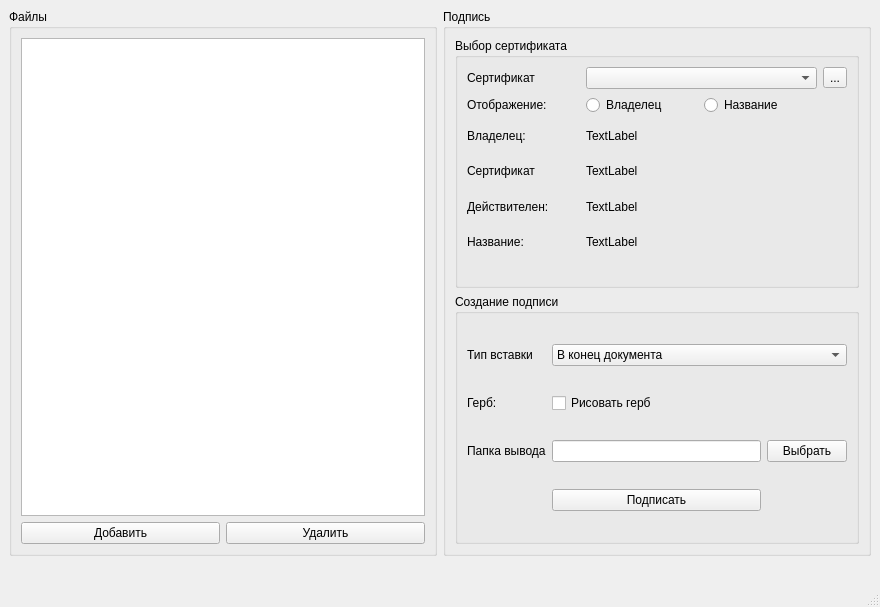
<?xml version="1.0" encoding="UTF-8"?>
<ui version="4.0">
 <class>MainWindow</class>
 <widget class="QMainWindow" name="MainWindow">
  <property name="geometry">
   <rect>
    <x>0</x>
    <y>0</y>
    <width>880</width>
    <height>607</height>
   </rect>
  </property>
  <property name="windowTitle">
   <string>CryptoSignDesktop MIREA</string>
  </property>
  <property name="windowIcon">
   <iconset resource="resources.qrc">
    <normaloff>:/resources/mirea_icon.ico</normaloff>:/resources/mirea_icon.ico</iconset>
  </property>
  <widget class="QWidget" name="centralwidget">
   <layout class="QGridLayout" name="gridLayout">
    <item row="1" column="1">
     <spacer name="horizontalSpacer">
      <property name="orientation">
       <enum>Qt::Horizontal</enum>
      </property>
      <property name="sizeHint" stdset="0">
       <size>
        <width>40</width>
        <height>20</height>
       </size>
      </property>
     </spacer>
    </item>
    <item row="1" column="0">
     <spacer name="horizontalSpacer_2">
      <property name="orientation">
       <enum>Qt::Horizontal</enum>
      </property>
      <property name="sizeHint" stdset="0">
       <size>
        <width>40</width>
        <height>20</height>
       </size>
      </property>
     </spacer>
    </item>
    <item row="0" column="0">
     <widget class="QGroupBox" name="groupBox_files">
      <property name="title">
       <string>Файлы</string>
      </property>
      <layout class="QGridLayout" name="gridLayout_2">
       <item row="0" column="0" colspan="2">
        <widget class="my_tableWidget" name="tableWidget_files">
         <property name="styleSheet">
          <string notr="true"/>
         </property>
         <property name="verticalScrollBarPolicy">
          <enum>Qt::ScrollBarAlwaysOff</enum>
         </property>
         <property name="horizontalScrollBarPolicy">
          <enum>Qt::ScrollBarAlwaysOff</enum>
         </property>
         <property name="dragEnabled">
          <bool>true</bool>
         </property>
         <property name="dragDropMode">
          <enum>QAbstractItemView::DragDrop</enum>
         </property>
         <attribute name="horizontalHeaderHighlightSections">
          <bool>false</bool>
         </attribute>
         <attribute name="verticalHeaderVisible">
          <bool>false</bool>
         </attribute>
         <attribute name="verticalHeaderHighlightSections">
          <bool>false</bool>
         </attribute>
        </widget>
       </item>
       <item row="1" column="0">
        <widget class="QPushButton" name="pushButton_filesAdd">
         <property name="text">
          <string>Добавить</string>
         </property>
        </widget>
       </item>
       <item row="1" column="1">
        <widget class="QPushButton" name="pushButton_filesRemove">
         <property name="text">
          <string>Удалить</string>
         </property>
        </widget>
       </item>
      </layout>
     </widget>
    </item>
    <item row="0" column="1">
     <widget class="QGroupBox" name="groupBox_sign">
      <property name="title">
       <string>Подпись</string>
      </property>
      <layout class="QGridLayout" name="gridLayout_3">
       <item row="0" column="0">
        <widget class="QGroupBox" name="groupBox_choseCertificate">
         <property name="title">
          <string>Выбор сертификата</string>
         </property>
         <layout class="QGridLayout" name="gridLayout_4">
          <item row="6" column="2" colspan="2">
           <widget class="QLabel" name="label_signNameValue">
            <property name="text">
             <string>TextLabel</string>
            </property>
           </widget>
          </item>
          <item row="7" column="2" colspan="2">
           <spacer name="horizontalSpacer_3">
            <property name="orientation">
             <enum>Qt::Horizontal</enum>
            </property>
            <property name="sizeHint" stdset="0">
             <size>
              <width>40</width>
              <height>20</height>
             </size>
            </property>
           </spacer>
          </item>
          <item row="6" column="0">
           <widget class="QLabel" name="label_signName">
            <property name="text">
             <string>Название: </string>
            </property>
           </widget>
          </item>
          <item row="3" column="2" colspan="2">
           <widget class="QLabel" name="label_signOwnerValue">
            <property name="text">
             <string>TextLabel</string>
            </property>
           </widget>
          </item>
          <item row="4" column="2" colspan="2">
           <widget class="QLabel" name="label_signCertificateValue">
            <property name="text">
             <string>TextLabel</string>
            </property>
           </widget>
          </item>
          <item row="2" column="2">
           <widget class="QRadioButton" name="radioButton_displayName">
            <property name="text">
             <string>Владелец</string>
            </property>
           </widget>
          </item>
          <item row="0" column="0">
           <widget class="QLabel" name="label_signChose">
            <property name="text">
             <string>Сертификат</string>
            </property>
           </widget>
          </item>
          <item row="3" column="0">
           <widget class="QLabel" name="label_signOwner">
            <property name="text">
             <string>Владелец:</string>
            </property>
           </widget>
          </item>
          <item row="5" column="0">
           <widget class="QLabel" name="label_signConfirmDates">
            <property name="text">
             <string>Действителен: </string>
            </property>
           </widget>
          </item>
          <item row="2" column="3">
           <widget class="QRadioButton" name="radioButton_displayLabel">
            <property name="text">
             <string>Название</string>
            </property>
           </widget>
          </item>
          <item row="5" column="2" colspan="2">
           <widget class="QLabel" name="label_signConfirmDatesValue">
            <property name="text">
             <string>TextLabel</string>
            </property>
           </widget>
          </item>
          <item row="4" column="0">
           <widget class="QLabel" name="label_signCertificate">
            <property name="text">
             <string>Сертификат</string>
            </property>
           </widget>
          </item>
          <item row="2" column="0">
           <widget class="QLabel" name="label_signChoseVisible">
            <property name="text">
             <string>Отображение:</string>
            </property>
           </widget>
          </item>
          <item row="0" column="4">
           <widget class="QToolButton" name="toolButton_searchCertificate">
            <property name="text">
             <string>...</string>
            </property>
            <property name="icon">
             <iconset resource="resources.qrc">
              <normaloff>:/resources/search_green.png</normaloff>:/resources/search_green.png</iconset>
            </property>
           </widget>
          </item>
          <item row="0" column="2" colspan="2">
           <widget class="QComboBox" name="comboBox_certificates"/>
          </item>
         </layout>
        </widget>
       </item>
       <item row="1" column="0">
        <widget class="QGroupBox" name="groupBox_createSign">
         <property name="title">
          <string>Создание подписи</string>
         </property>
         <layout class="QGridLayout" name="gridLayout_5">
          <item row="2" column="1">
           <widget class="QLineEdit" name="lineEdit_outputDir">
            <property name="readOnly">
             <bool>true</bool>
            </property>
           </widget>
          </item>
          <item row="0" column="1" colspan="2">
           <widget class="QComboBox" name="comboBox_insertType">
            <item>
             <property name="text">
              <string>В конец документа</string>
             </property>
            </item>
            <item>
             <property name="text">
              <string>По тэгу</string>
             </property>
            </item>
           </widget>
          </item>
          <item row="2" column="0">
           <widget class="QLabel" name="label_outputDir">
            <property name="text">
             <string>Папка вывода</string>
            </property>
           </widget>
          </item>
          <item row="0" column="0">
           <widget class="QLabel" name="label_insertType">
            <property name="text">
             <string>Тип вставки</string>
            </property>
           </widget>
          </item>
          <item row="2" column="2">
           <widget class="QPushButton" name="pushButton_choseOutputDir">
            <property name="text">
             <string>Выбрать</string>
            </property>
           </widget>
          </item>
          <item row="3" column="1">
           <widget class="QPushButton" name="pushButton_createSign">
            <property name="text">
             <string>Подписать</string>
            </property>
           </widget>
          </item>
          <item row="1" column="0">
           <widget class="QLabel" name="label_drawLogo">
            <property name="text">
             <string>Герб:</string>
            </property>
           </widget>
          </item>
          <item row="1" column="1" colspan="2">
           <widget class="QCheckBox" name="checkBox_drawLogo">
            <property name="text">
             <string>Рисовать герб</string>
            </property>
           </widget>
          </item>
         </layout>
        </widget>
       </item>
      </layout>
     </widget>
    </item>
   </layout>
  </widget>
  <widget class="QMenuBar" name="menubar">
   <property name="geometry">
    <rect>
     <x>0</x>
     <y>0</y>
     <width>880</width>
     <height>26</height>
    </rect>
   </property>
  </widget>
  <widget class="QStatusBar" name="statusbar"/>
 </widget>
 <customwidgets>
  <customwidget>
   <class>my_tableWidget</class>
   <extends>QTableWidget</extends>
   <header location="global">my_tablewidget.h</header>
  </customwidget>
 </customwidgets>
 <resources>
  <include location="resources.qrc"/>
 </resources>
 <connections/>
</ui>
